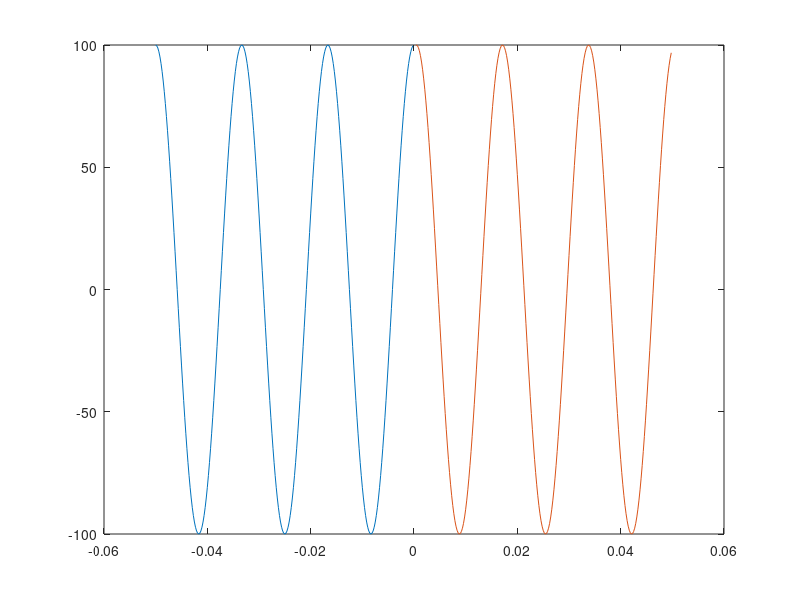

Write MATLAB code to recreate this figure. (Note: this script raises an error after producing the figure.)
% Estimation of Sincrophasors with discontinuities
% using MATLAB optimization toolbox 
clear all; close all; clc;

%signal generation
F0 = 60; %Hz nominal
F1 = 60.0; %Hz fundamental
SampleRate = 4800; %Hz
dt = 1/SampleRate;
AnalysisCycles = 6;
NSamples = floor(AnalysisCycles*SampleRate/F0);
n = -NSamples/2:(NSamples/2-1); %discrete time vector
tau_pp = 0.5; % relative time of step in percent of total time 
tau_0 = (tau_pp - 0.5)*NSamples; %discrete time displacement
n = n - tau_0;
t = n*dt; %time vector
Vm = 100; %70*sqrt(2);
Ps = 0; %phase in degrees

% Phase in radians
Ph = Ps*pi/180;

KaS = -10;   % IEEE Std phase (angle) step index: 10 degrees
KxS = 0;   % magnitude step index: 0.1 
Wf = 2*pi*F1;  % fundamental frequency

Xm = Vm; %for now, single phase; TODO: 6-channels
Ain = zeros(length(Xm),length(t));
% Amplitude Step: applied after time passes 0
i = 1;
Ain(i,:) = Xm(i);
Ain(i,t >= 0) = Ain(i,t >= 0) * (1 + KxS(i));
%Phase step
Theta(i,:) = (Wf(i)*t) ...                         % Fundamental
                 + Ph(i);               % phase shift
Theta(i,t >= 0) = Theta(i,t >= 0) + (KaS(i) * pi/180);
cSignal = (Ain.*exp(-1i.*Theta));
SNR = 97; %dB SNR = 20 log_10 Asinal/Aruido => Aruido = Asinal/10^(SNR/20)
Aruido = 0*Vm/10^(SNR/20);
Signal = real(cSignal) + Aruido*(rand(1,length(t))-0.5);

%Hilbert filter
br = floor(0.05*NSamples); % 5% of NSamples are taken off at the beggining and end
z=hilbert(Signal');  % calculates the analytic signal associated with Signal
Psi = unwrap(angle(z));
f_hi=unwrap(angle(z(2:end,:).*conj(z(1:end-1,:))));  % Hilbert estimate of the instantaneous frequency of Signal
f=f_hi-median(f_hi(br:end-br));

%Ain = (Ain - mean(Ain))./abs(Ain);

[ifmax, imax] = max(abs(f(br:end-br)));
imax_th = imax + br - 1;

%estimation of tau
if imax_th>0
    tau_e = imax_th*dt
    tau = (tau_0 + NSamples/2)*dt
else
    tau_e = 0;
    tau = 0;
    imax_th = size(t,2)+1;
end

tau_error = (tau_e - tau)

%splittig Signal in two
imax_r = imax + br - 1;
Signal_1 = Signal(1:imax_r-1);
Signal_2 = Signal(imax_r+2:end);  %excluding samples around tau
t_1 = t(1:imax_r-1);
t_2 = t(imax_r+2:end);
plot(t_1,Signal_1,t_2,Signal_2)

%LSE of parameters 
SignalParams = [F1 0 0 0 0 0 0 0];
DelayCorr = 0;
MagCorr = 1;

[Synx1,Freq1,ROCOF1] = SteadyStateFit(	SignalParams, ...
	DelayCorr, ...
	MagCorr, ...
	F0, ...
	AnalysisCycles, ...
	SampleRate, ...
	Signal_1);
[Synx2,Freq2,ROCOF2] = SteadyStateFit(	SignalParams, ...
	DelayCorr, ...
	MagCorr, ...
	F0, ...
	AnalysisCycles, ...
	SampleRate, ...
	Signal_2);

ferr1 = abs(F1 - Freq1)*100  %in [%]
ferr2 = abs(F1 - Freq2)*100  %in [%]
